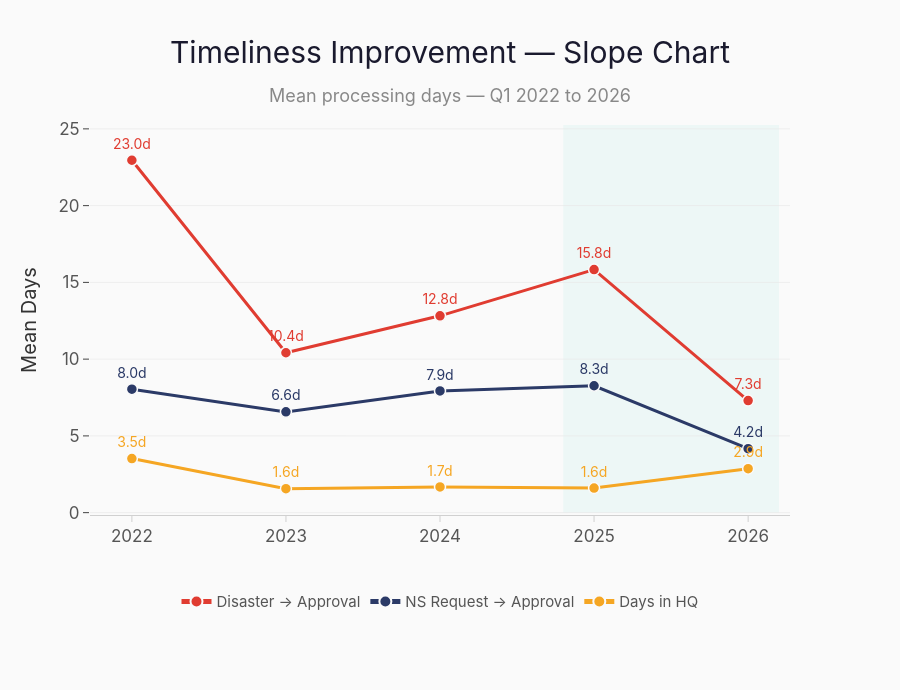

The notebook cell this image was saved under:
### Markdown cell above
## Figure D: Timeliness Improvement Slope Chart

Extends the Slide 9 timeliness view back to 2022 (Slide 9 starts at 2023).
Three metrics are tracked: disaster-to-approval, NS-request-to-approval, and days in HQ.
An outlier note is added to the 2026 Days-in-HQ mean (median stays at 1 day).

### Code cell
# Figure D: Timeliness Improvement Slope Chart
timing = q1_history[q1_history['approval_year'].between(2022, 2026)].copy()
timing['ns_to_approval'] = (
    timing['approval_date'] - timing['date_of_appeal_request_from_ns']
).dt.days

metric_defs = [
    ('Disaster → Approval', 'average_time_disaster_to_approval', IFRC_RED),
    ('NS Request → Approval', 'ns_to_approval', NAVY),
    ('Days in HQ', 'days_in_hq', AMBER),
]

slope_records = []
for label, column, _ in metric_defs:
    grouped = timing.groupby('approval_year')[column].mean().reset_index()
    grouped.columns = ['approval_year', 'mean_days']
    grouped['metric'] = label
    grouped['approval_year'] = grouped['approval_year'].astype(int)
    slope_records.append(grouped)
slope_df = pd.concat(slope_records, ignore_index=True)

fig = go.Figure()
fig.add_shape(
    type='rect',
    x0=2024.8,
    x1=2026.2,
    y0=0,
    y1=float(slope_df[slope_df['metric'] == 'Disaster → Approval']['mean_days'].max()) * 1.1,
    fillcolor='rgba(46, 196, 182, 0.06)',
    line={'width': 0},
    layer='below',
)

for label, column, color in metric_defs:
    subset = slope_df[slope_df['metric'] == label].sort_values('approval_year')
    fig.add_trace(go.Scatter(
        x=subset['approval_year'],
        y=subset['mean_days'],
        mode='lines+markers+text',
        name=label,
        line={'color': color, 'width': 3, 'shape': 'linear'},
        marker={'size': 11, 'color': color, 'line': {'color': FLR_PAPER, 'width': 1.5}},
        text=[f'{value:.1f}d' for value in subset['mean_days']],
        textposition='top center',
        textfont={'color': color, 'size': 14, 'family': FLR_FONT},
    ))

fig.update_layout(
    **flr_layout(
        'Timeliness Improvement — Slope Chart',
        subtitle='Mean processing days — Q1 2022 to 2026',
        height=690,
        margin_b=175,
        margin_t=125,
        margin_r=110,
    ),
    legend=flr_legend(y=-0.18),
    xaxis=flr_xaxis('', tickmode='linear', dtick=1),
    yaxis=flr_yaxis('Mean Days'),
)

save_figure(fig, 'figure_d_timeliness_slope', width=1400, height=690)
fig

### Figure 1 — Plotly figure (JSON) as saved in the notebook; plotly's stock layout.template omitted (floating-point values rounded to 4 significant figures)
{"data": [{"line": {"color": "#E03C31", "shape": "linear", "width": 3}, "marker": {"color": "#E03C31", "line": {"color": "#fafafa", "width": 1.5}, "size": 11}, "mode": "lines+markers+text", "name": "Disaster → Approval", "text": ["23.0d", "10.4d", "12.8d", "15.8d", "7.3d"], "textfont": {"color": "#E03C31", "family": "Inter, Segoe UI, Helvetica Neue, Arial, sans-serif", "size": 14}, "textposition": "top center", "type": "scatter", "x": [2022, 2023, 2024, 2025, 2026], "y": [22.96, 10.42, 12.82, 15.83, 7.302]}, {"line": {"color": "#2B3A67", "shape": "linear", "width": 3}, "marker": {"color": "#2B3A67", "line": {"color": "#fafafa", "width": 1.5}, "size": 11}, "mode": "lines+markers+text", "name": "NS Request → Approval", "text": ["8.0d", "6.6d", "7.9d", "8.3d", "4.2d"], "textfont": {"color": "#2B3A67", "family": "Inter, Segoe UI, Helvetica Neue, Arial, sans-serif", "size": 14}, "textposition": "top center", "type": "scatter", "x": [2022, 2023, 2024, 2025, 2026], "y": [8.043, 6.565, 7.929, 8.267, 4.17]}, {"line": {"color": "#F5A623", "shape": "linear", "width": 3}, "marker": {"color": "#F5A623", "line": {"color": "#fafafa", "width": 1.5}, "size": 11}, "mode": "lines+markers+text", "name": "Days in HQ", "text": ["3.5d", "1.6d", "1.7d", "1.6d", "2.9d"], "textfont": {"color": "#F5A623", "family": "Inter, Segoe UI, Helvetica Neue, Arial, sans-serif", "size": 14}, "textposition": "top center", "type": "scatter", "x": [2022, 2023, 2024, 2025, 2026], "y": [3.522, 1.565, 1.679, 1.6, 2.867]}], "layout": {"font": {"color": "#444444", "family": "Inter, Segoe UI, Helvetica Neue, Arial, sans-serif", "size": 15}, "height": 690, "hoverlabel": {"bgcolor": "white", "bordercolor": "#ddd", "font": {"family": "Inter, Segoe UI, Helvetica Neue, Arial, sans-serif", "size": 14}}, "legend": {"bgcolor": "rgba(0,0,0,0)", "borderwidth": 0, "font": {"color": "#555555", "family": "Inter, Segoe UI, Helvetica Neue, Arial, sans-serif", "size": 15}, "itemsizing": "constant", "orientation": "h", "x": 0.5, "xanchor": "center", "y": -0.18, "yanchor": "top"}, "margin": {"b": 175, "l": 90, "r": 110, "t": 125}, "paper_bgcolor": "#fafafa", "plot_bgcolor": "#fafafa", "shapes": [{"fillcolor": "rgba(46, 196, 182, 0.06)", "layer": "below", "line": {"width": 0}, "type": "rect", "x0": 2025.0, "x1": 2026.0, "y0": 0, "y1": 25.25}], "title": {"font": {"color": "#1a1a2e", "family": "Inter, Segoe UI Semibold, Inter, Segoe UI, Helvetica Neue, Arial, sans-serif", "size": 30}, "pad": {"b": 18}, "text": "Timeliness Improvement — Slope Chart<br><span style=\"font-size:18px;color:#888;\">Mean processing days — Q1 2022 to 2026</span>", "x": 0.5, "xanchor": "center"}, "xaxis": {"automargin": true, "dtick": 1, "linecolor": "#d0d0d0", "linewidth": 1, "showgrid": false, "showline": true, "tickcolor": "#d0d0d0", "tickfont": {"color": "#555555", "family": "Inter, Segoe UI, Helvetica Neue, Arial, sans-serif", "size": 17}, "ticklen": 6, "tickmode": "linear", "ticks": "outside", "tickwidth": 1, "title": {"font": {"color": "#333333", "family": "Inter, Segoe UI, Helvetica Neue, Arial, sans-serif", "size": 20}, "standoff": 16, "text": ""}, "zeroline": false}, "yaxis": {"automargin": true, "gridcolor": "#e8e8e8", "gridwidth": 0.7, "showgrid": true, "showline": false, "tickfont": {"color": "#555555", "family": "Inter, Segoe UI, Helvetica Neue, Arial, sans-serif", "size": 17}, "ticklen": 6, "ticks": "outside", "tickwidth": 1, "title": {"font": {"color": "#333333", "family": "Inter, Segoe UI, Helvetica Neue, Arial, sans-serif", "size": 20}, "standoff": 16, "text": "Mean Days"}, "zeroline": false}}}
